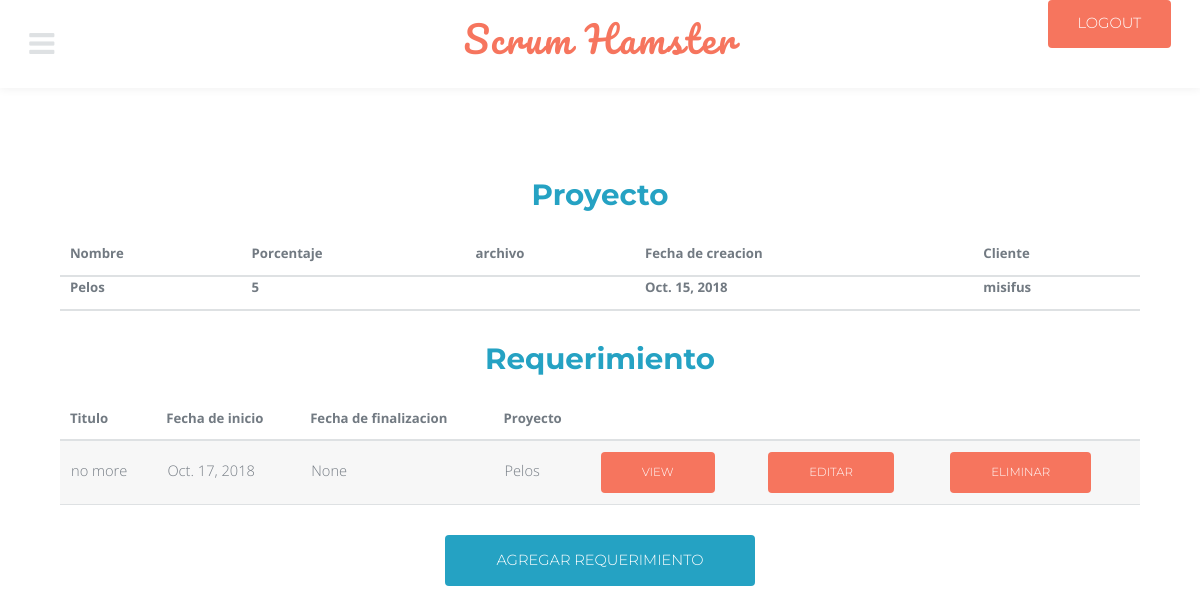
Screenshot of /project_requirements/1/ (signed in) with the database file from the repository.
### modules/models.py (models this page shows, shortened)
class project(models.Model):
    name = models.CharField(max_length = 75)
    percent = models.PositiveSmallIntegerField()
    created_at = models.DateField(auto_now_add = True)
    file = models.URLField(blank = True)
    client_id = models.ForeignKey(client, on_delete = models.CASCADE)
    def __str__(self):
        return '%s' % (self.name)

class client(models.Model):
    name = models.CharField(max_length = 75)
    telephone = models.CharField(max_length = 25)
    email = models.EmailField()
    address = models.CharField(max_length = 150)
    def __str__(self):
        return '%s' % (self.name)

class requirement(models.Model):
	title = models.CharField(max_length = 45)
	description = models.TextField()
	start_date = models.DateField(auto_now_add = True)
	end_date = models.DateField(blank = True, null = True)
	project_id = models.ForeignKey(project, on_delete = models.CASCADE)

class rol(models.Model):
    rol_choices = (
		('Scrum Master', 'Scrum Master'),
		('Product Owner', 'Product Owner'),
		('Team/Developer', 'Team/Developer'),
		)
    rol = models.CharField(
		max_length = 15,
		choices = rol_choices,
		default = 'Team/Developer',
		)
    project_id = models.ForeignKey(project, on_delete = models.CASCADE)
    user_id = models.ForeignKey(User, on_delete = models.CASCADE)

### modules/views.py (the view)
# urls.py: path('project_requirements/<int:id>/', project_requirements, name = 'project_requirements'),
@login_required
def project_requirements(request, id):
    data_ = project.objects.get(id = id)
    data = requirement.objects.filter(project_id = id)
    rol_ = rol.objects.filter(project_id = id)
    return render(request, 'project/project_requirements.html', {'data_': data_,'data': data, 'rol_': rol_})

### modules/templates/project/project_requirements.html (shortened to what this page needs)
{% extends 'base.html' %}
{% block cont %}
<h1>Proyecto</h1>
<table>
<thead>
		<tr>
			<th>Nombre</th>
			<th>Porcentaje</th>
			<th>archivo</th>
			<th>Fecha de creacion</th>
			<th>Cliente</th>
		</tr>
	</thead>
<div>
	<thead>
	<tr>
    	<th>{{ data_.name }}</th>
		<th>{{ data_.percent }} </th>
		<th>{{ data_.file }}</th>
		<th>{{ data_.created_at }}</th>
		<th>{{ data_.client_id }}</th>
	</tr>
</thead>
</div>
</table>
<h1>Requerimiento</h1>
<table border="10">
	<div>
		<thead>
				<tr>
					<th>Titulo</th>
					<th>Fecha de inicio</th>
					<th>Fecha de finalizacion</th>
					<th>Proyecto</th>
				</tr>
			</thead>
{% for i in data %}
	<tr>
		<td>{{ i.title }}</td>
		<td>{{ i.start_date }}</td>
		<td>{{ i.end_date }}</td>
		<td>{{ i.project_id }}</td>
		<td>
			<a href="{% url 'view_requirement' i.id %}" class="button small">View</a>
		</td>
			{% for r in rol_ %}
	{% if user == r.user_id %}
		{% if r.rol == 'Scrum Master' %}
			{% if r.project_id == data_ %}
			<td>
				<a href="{% url 'update_requirement' i.id %}" class="button small">Editar</a>
			</td>
			<td>
				<a href="{% url 'delete_requirement' i.id %}" class="button small">Eliminar</a>
			</td>
			{% endif %}
		{% endif %}
	{% endif %}
{% endfor %}
	</tr>
{% endfor %}
</table>
<td>
{% for r in rol_ %}
	{% if user == r.user_id %}
		{% if r.rol == 'Scrum Master' %}
			{% if r.project_id == data_ %}
				<a href="{% url 'create_requirement' %}" class="button special">Agregar Requerimiento</a>
			{% endif %}
		{% endif %}
	{% endif %}
{% endfor %}
{% endblock %}

### modules/static/assets/css/main.css (style rules this page uses)
html, body, div, span, applet, object, iframe, h1, h2, h3, h4, h5, h6, p, blockquote, pre, a, abbr, acronym, address, big, cite, code, del, dfn, em, img, ins, kbd, q, s, samp, small, strike, strong, sub, sup, tt, var, b, u, i, center, dl, dt, dd, ol, ul, li, fieldset, form, label, legend, table, caption, tbody, tfoot, thead, tr, th, td, article, aside, canvas, details, embed, figure, figcaption, footer, header, hgroup, menu, nav, output, ruby, section, summary, time, mark, audio, video { margin: 0; padding: 0; border: 0; font-size: 100%; font: inherit; vertical-align: baseline; }
body { line-height: 1; }
table { border-collapse: collapse; border-spacing: 0; }
body { -webkit-text-size-adjust: none; }
*, *:before, *:after { -moz-box-sizing: border-box; -webkit-box-sizing: border-box; box-sizing: border-box; }
body { -ms-overflow-style: scrollbar; }
body { background: #fff; }
body, input, select, textarea { color: #767d85; font-family: "Open Sans", Arial, Helvetica, sans-serif; font-size: 13pt; font-weight: 300; line-height: 1.65; }
@media screen and (max-width: 1680px) { body, input, select, textarea { font-size: 11pt; } }
@media screen and (max-width: 1280px) { body, input, select, textarea { font-size: 11pt; } }
a { color: #25a2c3; text-decoration: underline; }
h1, h2, h3, h4, h5, h6 { color: #727a82; font-weight: 700; font-family: "Montserrat", sans-serif; line-height: 1.5; margin: 0 0 1em 0; }
h1 { font-size: 2em; line-height: 1.3; }
table { margin: 0 0 2em 0; width: 100%; }
table tbody tr { border: solid 1px #dee1e3; border-left: 0; border-right: 0; }
table tbody tr:nth-child(2n + 1) { background-color: rgba(144, 144, 144, 0.075); }
table td { padding: 0.75em 0.75em; }
table th { color: #727a82; font-size: 0.9em; font-weight: 700; padding: 0 0.75em 0.75em 0.75em; text-align: left; }
table thead { border-bottom: solid 2px #dee1e3; }
input[type="submit"], input[type="reset"], input[type="button"], button, .button { -moz-appearance: none; -webkit-appearance: none; -ms-appearance: none; appearance: none; -moz-transition: background-color 0.2s ease-in-out, color 0.2s ease-in-out; -webkit-transition: background-color 0.2s ease-in-out, color 0.2s ease-in-out; -ms-transition: background-color 0.2s ease-in-out, color 0.2s ease-in-out; transition: background-color 0.2s ease-in-out, color 0.2s ease-in-out; background-color: #f6755e; border-radius: 4px; border: 0; color: #ffffff; cursor: pointer; display: inline-block; font-family: "Montserrat", sans-serif; height: 3.5em; line-height: 3.5em; padding: 0 3.5em; text-align: center; text-decoration: none; white-space: nowrap; text-transform: uppercase; }
input[type="submit"].small, input[type="reset"].small, input[type="button"].small, button.small, .button.small { font-size: 0.8em; }
input[type="submit"].special, input[type="reset"].special, input[type="button"].special, button.special, .button.special { background-color: #25a2c3; color: #ffffff !important; }
.wrapper h1, .wrapper h2, .wrapper h3, .wrapper h4, .wrapper h5 { color: #25a2c3; }
body { padding-top: 6em; }

### rows the page displays
project: name "Pelos", percent "5", created_at "Oct. 15, 2018", client_id "misifus"
requirement: title "no more", start_date "Oct. 17, 2018", end_date "None", project_id "Pelos"
rol: rol "EDITAR"
